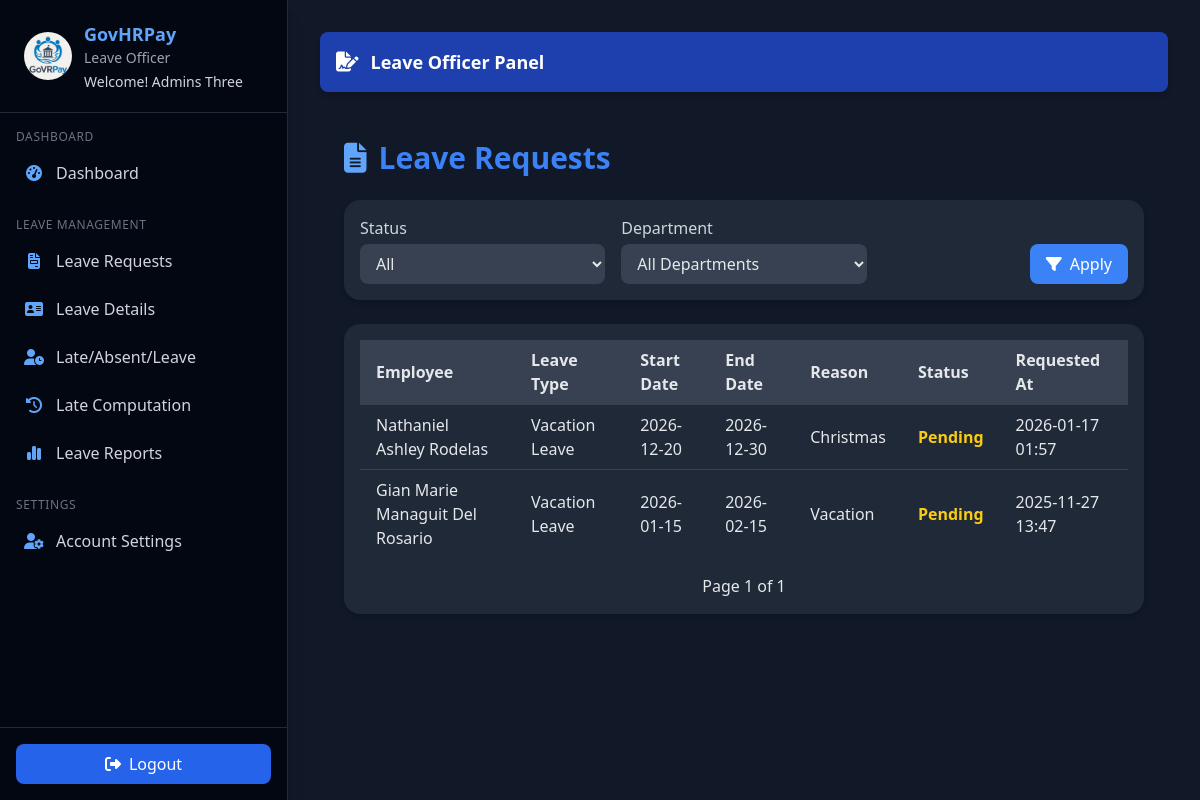
Page /hr/leave_officer/leave-requests (signed in) on the committed database.
### hr_system/hr/models/user.py (models this page shows, shortened)
class User(UserMixin, db.Model):
    id = db.Column(db.Integer, primary_key=True)
    email = db.Column(db.String(150), unique=True, nullable=False)
    password = db.Column(db.String(150), nullable=False)
    first_name = db.Column(db.String(100), nullable=False)
    last_name = db.Column(db.String(100), nullable=False)
    role = db.Column(db.String(50), nullable=False, default="employee")
    department_id = db.Column(
        db.Integer, db.ForeignKey('department.id', name='fk_user_department_id')
    )
    position = db.Column(db.String(100))
    active = db.Column(db.Boolean, default=True)
    created_at = db.Column(db.DateTime, default=datetime.utcnow)
    last_login = db.Column(db.DateTime)
    managed_department = db.relationship(
        "Department",
        back_populates="head",
        uselist=False,
        foreign_keys="[Department.head_id]"
    )
    employee_profile = db.relationship(
        "Employee",
        back_populates="user",
        uselist=False
    )
    approved_leaves = db.relationship(
        "Leave",
        back_populates="approver",
        lazy=True,
        foreign_keys="[Leave.approved_by]"
    )
    department = db.relationship(
        "Department",
        backref="users",
        foreign_keys=[department_id]
    )
    def get_full_name(self):
        return f"{self.first_name} {self.last_name}"

### hr_system/hr/models/hr_models.py (models this page shows, shortened)
class Leave(db.Model):
    __tablename__ = "leave"
    id = db.Column(db.Integer, primary_key=True)
    employee_id = db.Column(db.Integer, db.ForeignKey("employee.id"), nullable=False)
    leave_type_id = db.Column(db.Integer, db.ForeignKey("leave_type.id", name="fk_leave_leave_type_id"), nullable=False)
    start_date = db.Column(db.Date, nullable=False)
    end_date = db.Column(db.Date, nullable=False)
    days_requested = db.Column(db.Integer, nullable=False)
    reason = db.Column(db.Text, nullable=False)
    status = db.Column(db.String(50), default="Pending")
    approved_by = db.Column(db.Integer, db.ForeignKey("user.id", name="fk_leave_approved_by"))
    approved_at = db.Column(db.DateTime)
    comments = db.Column(db.Text)
    created_at = db.Column(db.DateTime, default=datetime.utcnow)
    updated_at = db.Column(db.DateTime, default=datetime.utcnow, onupdate=datetime.utcnow)
    employee = db.relationship("Employee", back_populates="leaves")
    leave_type = db.relationship("LeaveType", back_populates="leaves", foreign_keys=[leave_type_id])
    approver = db.relationship("User", back_populates="approved_leaves", foreign_keys=[approved_by])

class Employee(db.Model):
    __tablename__ = "employee"
    id = db.Column(db.Integer, primary_key=True)
    employee_id = db.Column(db.String(20), unique=True, nullable=False)
    user_id = db.Column(db.Integer, db.ForeignKey('user.id', name='fk_employee_user_id'), unique=True)
    department_id = db.Column(db.Integer, db.ForeignKey('department.id', name='fk_employee_department_id'))
    position_id = db.Column(db.Integer, db.ForeignKey('position.id', name='fk_employee_position_id'))
    first_name = db.Column(db.String(100), nullable=False)
    last_name = db.Column(db.String(100), nullable=False)
    middle_name = db.Column(db.String(100))
    email = db.Column(db.String(150), unique=True, nullable=False)
    phone = db.Column(db.String(20))
    barangay = db.Column(db.String(100))
    municipality = db.Column(db.String(100))
    province = db.Column(db.String(100))
    postal_code = db.Column(db.String(10))
    street_address = db.Column(db.String(255))
    salary = db.Column(db.Float)
    date_hired = db.Column(db.Date, nullable=False)
    date_of_birth = db.Column(db.Date)
    gender = db.Column(db.String(10))
    marital_status = db.Column(db.String(20))
    emergency_contact = db.Column(db.String(100))
    emergency_phone = db.Column(db.String(20))
    status = db.Column(db.String(20), default="Active")
    archived = db.Column(db.Boolean, default=False)
    archived_at = db.Column(db.DateTime)
    cs_eligibility = db.Column(db.String(50))
    created_at = db.Column(db.DateTime, default=datetime.utcnow)
    updated_at = db.Column(db.DateTime, default=datetime.utcnow, onupdate=datetime.utcnow)
    user = db.relationship("User", back_populates="employee_profile", uselist=False)
    department = db.relationship("Department", back_populates="employees", foreign_keys=[department_id])
    position = db.relationship("Position", back_populates="employees", foreign_keys=[position_id])
    attendances = db.relationship("Attendance", back_populates="employee", lazy=True)
    leaves = db.relationship("Leave", back_populates="employee", lazy=True)
    leave_credits = db.relationship("LeaveCredit", back_populates="employee", lazy=True)
    payrolls = db.relationship("Payroll", back_populates="employee", lazy=True)
    payslips = db.relationship("Payslip", back_populates="employee", lazy=True)
    employee_deductions = db.relationship("EmployeeDeduction", back_populates="employee", lazy=True, cascade="all, delete-orphan")
    employee_allowances = db.relationship("EmployeeAllowance", back_populates="employee", lazy=True, cascade="all, delete-orphan")
    employment_type_id = db.Column(db.Integer, db.ForeignKey("employment_type.id", name="fk_employee_employment_type_id"))
    employment_type = db.relationship("EmploymentType", back_populates="employees", foreign_keys=[employment_type_id])
    deductions = db.relationship(
        "Deduction",
        secondary="employee_deductions",
        viewonly=True,
        lazy="joined"
    )
    allowances = db.relationship(
        "Allowance",
        secondary="employee_allowances",
        viewonly=True,
        lazy="joined"
    )
    def get_full_name(self):
        return f"{self.first_name} {self.middle_name or ''} {self.last_name}".strip()

class LeaveType(db.Model):
    __tablename__ = 'leave_type'
    id = db.Column(db.Integer, primary_key=True)
    name = db.Column(db.String(100), unique=True, nullable=False)
    description = db.Column(db.Text)
    leaves = db.relationship('Leave', back_populates='leave_type', lazy=True)
    leave_credits = db.relationship("LeaveCredit", back_populates="leave_type", lazy=True)

### hr_system/hr/routes/leave_officer.py (the view)
@leave_officer_bp.route("/leave-requests")
@login_required
@leave_officer_required
def view_leaves():
    page = request.args.get("page", 1, type=int)
    status_filter = request.args.get("status", "")
    department_filter = request.args.get("department", "")
    search = request.args.get("search", "")
    query = Leave.query.join(Employee)
    if search:
        query = query.filter(
            (Employee.first_name.ilike(f"%{search}%")) |
            (Employee.last_name.ilike(f"%{search}%")) |
            (Employee.employee_id.ilike(f"%{search}%"))
        )
    if status_filter:
        query = query.filter(Leave.status == status_filter)
    if department_filter:
        query = query.filter(Employee.department_id == department_filter)
    query = query.order_by(Leave.created_at.desc())
    leaves = query.paginate(page=page, per_page=10, error_out=False)
    departments = Department.query.all()
    return render_template(
        "hr/leave_officer/leave_requests.html",
        leaves=leaves,
        status_filter=status_filter,
        selected_department=department_filter,
        search=search,
        departments=departments
    )

### hr_system/hr/__init__.py (called while the page is built)
@login_manager.user_loader
def load_user(user_id):
    return User.query.get(int(user_id))

### hr_system/hr/utils.py (called while the page is built)
def leave_officer_required(f):
    @wraps(f)
    def decorated_function(*args, **kwargs):
        if not current_user.is_authenticated or current_user.role not in ['hr_admin', 'officer', 'leave_officer']:
            return jsonify({'error': 'Leave Officer access required'}), 403
        return f(*args, **kwargs)
    return decorated_function

### templates/hr/leave_officer/leave_requests.html (shortened to what this page needs)
{% extends 'hr/leave_officer/leave_base.html' %}
{% block content %}
<main class="p-6 max-w-7xl mx-auto">
  <h1 class="text-3xl font-bold text-blue-500 mb-6 flex items-center gap-3">
    <i class="fa-solid fa-file-lines text-blue-400"></i>
    Leave Requests
  </h1>
  <form method="get" id="filterForm" class="bg-gray-800 p-4 rounded-2xl shadow-md mb-6 grid grid-cols-1 md:grid-cols-3 gap-4 items-end">
    <div>
      <label class="block text-gray-300 font-medium mb-1">Status</label>
      <select id="status" name="status"
              class="w-full bg-gray-700 text-gray-200 px-3 py-2 rounded-lg focus:ring-2 focus:ring-blue-400">
        <option value="">All</option>
      </select>
    </div>
    <div>
      <label class="block text-gray-300 font-medium mb-1">Department</label>
      <select id="department" name="department"
              class="w-full bg-gray-700 text-gray-200 px-3 py-2 rounded-lg focus:ring-2 focus:ring-blue-400">
        <option value="">All Departments</option>
      </select>
    </div>
    <div class="flex justify-end">
      <button type="submit" class="flex items-center gap-2 bg-blue-500 hover:bg-blue-600 px-4 py-2 rounded-lg text-white">
        <i class="fa-solid fa-filter"></i> Apply
      </button>
    </div>
  </form>
  <div class="overflow-x-auto bg-gray-800 rounded-2xl shadow-md p-4">
    <table class="min-w-full divide-y divide-gray-700 text-gray-200">
      <thead class="bg-gray-700 text-gray-200">
        <tr>
          <th class="px-4 py-2 text-left">Employee</th>
          <th class="px-4 py-2 text-left">Leave Type</th>
          <th class="px-4 py-2 text-left">Start Date</th>
          <th class="px-4 py-2 text-left">End Date</th>
          <th class="px-4 py-2 text-left">Reason</th>
          <th class="px-4 py-2 text-left">Status</th>
          <th class="px-4 py-2 text-left">Requested At</th>
        </tr>
      </thead>
      <tbody class="divide-y divide-gray-700">
        {% for leave in leaves.items %}
        <tr class="hover:bg-gray-700 transition">
          <td class="px-4 py-2">{{ leave.employee.get_full_name() }}</td>
          <td class="px-4 py-2">{{ leave.leave_type.name }}</td>
          <td class="px-4 py-2">{{ leave.start_date.strftime('%Y-%m-%d') }}</td>
          <td class="px-4 py-2">{{ leave.end_date.strftime('%Y-%m-%d') }}</td>
          <td class="px-4 py-2">{{ leave.reason }}</td>
          <td class="px-4 py-2">
            <span class="font-semibold
              {% if leave.status == 'Approved' %}text-green-500
              {% elif leave.status == 'Pending' %}text-yellow-400
              {% elif leave.status == 'Rejected' %}text-red-500{% endif %}">
              {{ leave.status }}
            </span>
          </td>
          <td class="px-4 py-2">{{ leave.created_at.strftime('%Y-%m-%d %H:%M') }}</td>
        </tr>
        {% else %}
        <tr>
          <td colspan="7" class="px-4 py-2 text-center text-gray-400">No leave requests found.</td>
        </tr>
        {% endfor %}
      </tbody>
    </table>
    <div class="flex justify-between items-center mt-4 text-gray-200">
      <span>Page {{ leaves.page }} of {{ leaves.pages }}</span>
    </div>
  </div>
</main>
{% endblock %}

### templates/hr/leave_officer/leave_base.html (shortened to what this page needs)
<!DOCTYPE html>
<html lang="en">
  <head>
    <script src="https://cdn.tailwindcss.com"></script>
    <link
      rel="stylesheet"
      href="https://cdnjs.cloudflare.com/ajax/libs/font-awesome/6.5.2/css/all.min.css"
    />
  </head>
  <body class="bg-gray-900 text-gray-100 flex flex-col md:flex-row min-h-screen font-sans">
    <aside id="sidebar"
      class="bg-gray-950 text-white w-64 sm:w-72 flex-shrink-0 fixed md:static inset-y-0 left-0
             transform -translate-x-full md:translate-x-0 transition-transform duration-300 z-30
             flex flex-col justify-between border-r border-gray-800 shadow-xl">
      <div class="overflow-y-auto flex-grow">
        <div class="flex items-center gap-3 px-6 py-5 border-b border-gray-800 sticky top-0 bg-gray-950 z-10">
          <img src="{{ url_for('leave_officer.static', filename='img/logo2.avif') }}"
               class="w-12 h-12 rounded-full object-cover">
          <div>
            <h2 class="text-lg font-semibold text-blue-400">GovHRPay</h2>
            <p class="text-sm text-gray-400">Leave Officer</p>
            <p class="text-sm text-gray-300 mt-1">
              Welcome! <span class="font-medium">{{ current_user.get_full_name() }}</span>
            </p>
          </div>
        </div>
        <nav class="mt-4 px-4 text-gray-300 space-y-6">
          <div>
            <h3 class="text-xs uppercase tracking-wider text-gray-500 mb-2">
              Dashboard
            </h3>
            <ul class="space-y-2">
              <li>
                <a href="{{ url_for('leave_officer.leave_dashboard') }}"
                   class="flex items-center gap-3 p-2 rounded-lg hover:bg-blue-700/40 transition">
                  <i class="fa-solid fa-gauge-high text-blue-400 w-5 text-center"></i>
                  <span>Dashboard</span>
                </a>
              </li>
            </ul>
          </div>
          <div>
            <h3 class="text-xs uppercase tracking-wider text-gray-500 mb-2">
              Leave Management
            </h3>
            <ul class="space-y-2">
              <li>
                <a href="{{ url_for('leave_officer.view_leaves') }}"
                   class="flex items-center gap-3 p-2 rounded-lg hover:bg-blue-700/40 transition">
                  <i class="fa-solid fa-file-invoice text-blue-400 w-5 text-center"></i>
                  <span>Leave Requests</span>
                </a>
              </li>
              <li>
                <a href="{{url_for('leave_officer.employees')}}"
                   class="flex items-center gap-3 p-2 rounded-lg hover:bg-blue-700/40 transition">
                  <i class="fa-solid fa-address-card text-blue-400 w-5 text-center"></i>
                  <span>Leave Details</span>
                </a>
              </li>
             <li>
                <a href="{{ url_for('leave_officer.attendance') }}"
                   class="flex items-center gap-3 p-2 rounded-lg hover:bg-blue-700/40 transition">
                  <i class="fa-solid fa-user-clock text-blue-400 w-5 text-center"></i>
                  <span>Late/Absent/Leave</span>
                </a>
              </li>
              <li>
                <a href="{{ url_for('leave_officer.late_computation') }}"
                   class="flex items-center gap-3 p-2 rounded-lg hover:bg-blue-700/40 transition">
                  <i class="fa-solid fa-clock-rotate-left text-blue-400 w-5 text-center"></i>
                  <span>Late Computation</span>
                </a>
              </li>
              <li>
                <a href="{{ url_for('leave_officer.leave_report') }}"
                   class="flex items-center gap-3 p-2 rounded-lg hover:bg-blue-700/40 transition">
                  <i class="fa-solid fa-chart-simple text-blue-400 w-5 text-center"></i>
                  <span>Leave Reports</span>
                </a>
              </li>
            </ul>
          </div>
          <div>
            <h3 class="text-xs uppercase tracking-wider text-gray-500 mb-2">
              Settings
            </h3>
            <ul class="space-y-2">
              <li>
                <a href="{{ url_for('leave_officer.profile') }}"
                   class="flex items-center gap-3 p-2 rounded-lg hover:bg-blue-700/40 transition">
                  <i class="fa-solid fa-user-gear text-blue-400 w-5 text-center"></i>
                  <span>Account Settings</span>
                </a>
              </li>
            </ul>
          </div>
        </nav>
      </div>
      <div class="p-4 border-t border-gray-800">
        <button id="logoutBtn"
          class="flex items-center gap-2 w-full justify-center py-2 rounded-lg
                 bg-blue-600 hover:bg-blue-700 transition">
          <i class="fa-solid fa-right-from-bracket"></i> Logout
        </button>
      </div>
    </aside>
    <main class="flex-1 p-4 sm:p-6 md:p-8 overflow-y-auto bg-gray-900">
      <div class="bg-blue-800 text-white rounded-lg p-4 mb-6 hidden md:flex items-center gap-3 shadow-md">
        <i class="fa-solid fa-file-signature text-xl"></i>
        <h1 class="text-lg font-semibold">Leave Officer Panel</h1>
      </div>
      {% block content %}{% endblock %}
    </main>
  </body>
</html>

### rows in the picture
User: get_full_name "Admins Three"
Leave: employee.get_full_name "Nathaniel Ashley Rodelas", leave_type.name "Vacation Leave", start_date "2026-12-20", end_date "2026-12-30", reason "Christmas", status "Pending", created_at "2026-01-17 01:57"
Leave: employee.get_full_name "Gian Marie Managuit Del Rosario", leave_type.name "Vacation Leave", start_date "2026-01-15", end_date "2026-02-15", reason "Vacation", status "Pending", created_at "2025-11-27 13:47"

### other values in the picture
{{ leaves.page }} "1"
{{ leaves.pages }} "1"
